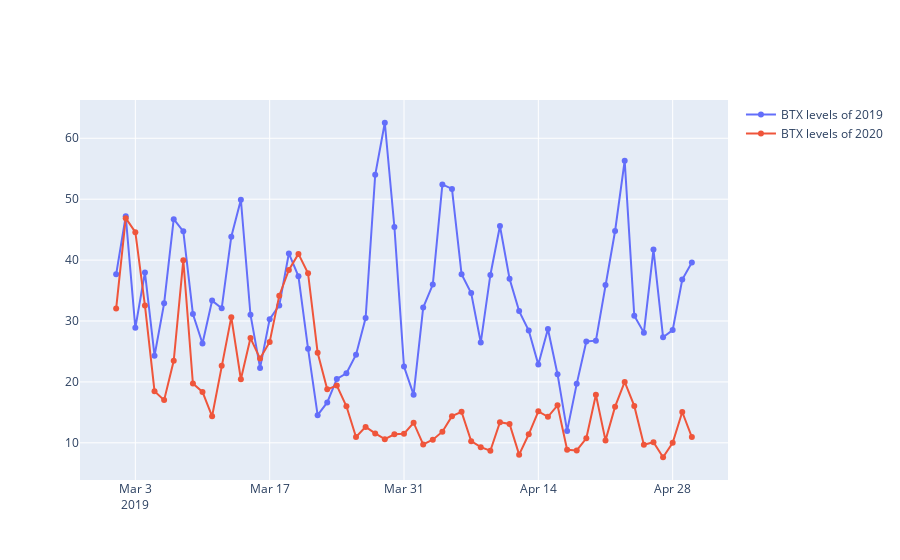

This figure's notebook cell:
### Code cell
fig = go.Figure()
fig.add_trace(go.Scatter(x=Mar_may_2019['Date'], y=Mar_may_2019['Benzene']+Mar_may_2019['Toluene']+Mar_may_2019['Xylene'],
                    mode='lines+markers',
                    name='BTX levels of 2019'))
fig.add_trace(go.Scatter(x=Mar_may_2019['Date'], y=Mar_may_2020['Benzene']+Mar_may_2020['Toluene']+Mar_may_2020['Xylene'],
                    mode='lines+markers',
                    name='BTX levels of 2020'))

fig.show()
